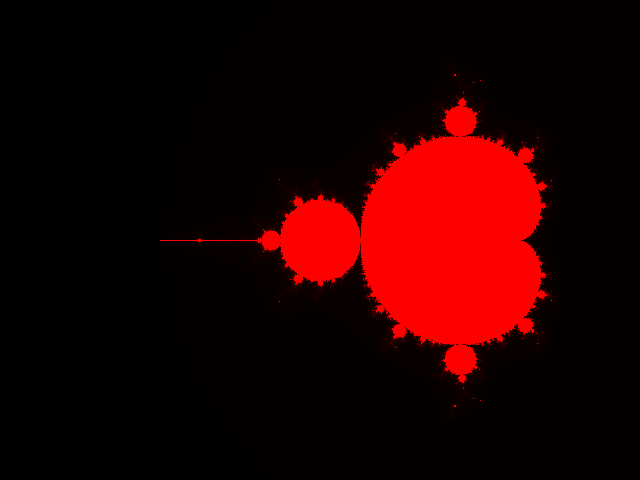

Generate this figure with Python:
#!/usr/bin/env python
#
# Generate Mandelbrot image
#
# Nicolas Hennion (aka) Nicolargo
#

# Libs
######

import sys
import time
import Image
import colorsys

# Configuration
###############

# Image size (output)
nx = 640
ny = 480

# Image center and width (complex plan)
cx = -1.0
cy = 0.0
cw = 4.0
#~ cx = 0.443541797
#~ cy = 0.374095706
#~ cw = 0.016290788

# Max iteration number
nmax = 255

# Functions
###########

def mandelbrot(j):
    img = ymax-j*step
    sys.stdout.write ("\rLine: %d" % j + "/%d" % ny)
    sys.stdout.flush ()
    for i in xrange(nx):
        # Mandelbrot iteration
        c = complex(xreal[i], img)
        z = 0
        for n in xrange(nmax):
            if abs(z) > 2.0: 
                break 
            z = z * z + c
        # Save the pixel information
        image[i][j] = n

def theend():
    # End computing
    elapsed = time.time() - start
    sys.stdout.write("\rCompute time: %.2f second\n" % elapsed) 

    # Create the image file
    png = Image.new("RGB", (nx, ny))

    # Generate the image
    for j in xrange(ny):
        for i in xrange(nx):
            png.putpixel( (i,j), image[i][j])

    # Save the image
    png.save("mandelbrot.png", "PNG")

# Begin
#######

# Start computing
sys.stdout.write("Mandelbrot set\n") 

start = time.time()

# Optimisation
xmin = cx - cw / 2
ymax = cy + cw / 2 * ny / nx
step = cw / nx
xreal = [j * step + xmin for j in xrange(nx)]

# Image array
image = [[0 for j in xrange(ny)] for i in xrange(nx)]
for j in xrange(ny):
    mandelbrot(j)

# End computing
theend()
   
# End
#####
